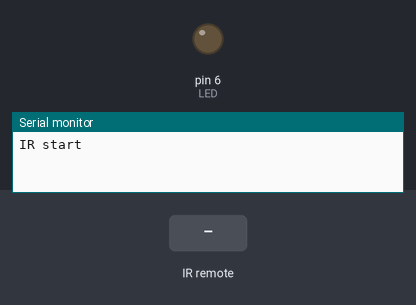
A sketch run on a simulated Arduino Uno, built with avr-gcc and run on an emulated ATmega328P. On the bench: output pins drawn as LEDs (lit = HIGH), the last lines printed to the serial monitor. The test bench sets the inputs (shaded band).

Above: at 1.2 s.
1.3 s: infrared code 0x45 received
At 2.6 s:
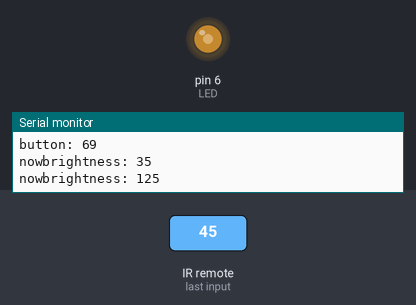
Timing chart, 0 to 8.8 s (numbered marks = the images above; inputs shaded):
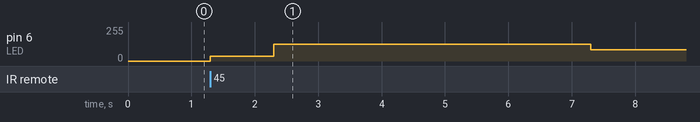

The sketch:

IR_control_fan_speed_REALdatabase.ino
```cpp
#include <IRremote.h> // include the IRremote library
#include <EEPROM.h>
#define IR_RECEIVE_PIN 10   //IR receive pin
#define LED 6 // PWM Pin Out

int brightness[]={35,125, 86, 46, 78, 32, 15, 12, 75, 40, 93, 42, 17, 51, 88,
74, 66, 125, 56, 15, 22, 17, 27, 13, 102, 79, 44, 39, 80, 118, 32, 24, 21,
46, 23, 23, 14, 24, 11, 26, 23, 12, 16, 12, 27, 13, 28, 26, 11, 46, 26, 21,
0, 0, 11, 15, 57, 21, 10, 42, 0, 9, 131, 16, 62, 96, 79, 80, 50, 12, 27, 0,
36, 91, 75, 70, 70, 143, 64, 50, 74, 80, 107, 84, 84, 78, 89, 49, 46, 69, 32,
71, 66, 33, 40, 42, 22, 50, 26, 41}; //database
int currentIndex =0; // define the number of current Index, used for stop loop
int intervals[] = { 1000, 5000, 5000, 5000, 5000, 5000, 5000, 5000, 5000, 5000, 5000, 5000, 5000, 5000, 5000, 5000, 5000, 5000, 5000, 5000,
 5000, 5000, 5000, 5000, 5000, 5000, 5000, 5000, 5000, 5000, 5000, 5000, 5000, 5000, 5000, 5000, 5000, 5000, 5000, 5000,
  5000, 5000, 5000, 5000, 5000, 5000, 5000, 5000, 5000, 5000, 5000, 5000, 5000, 5000, 5000, 5000, 5000, 5000, 5000, 5000,
   5000, 5000, 5000, 5000, 5000, 5000, 5000, 5000, 5000, 5000, 5000, 5000, 5000, 5000, 5000, 5000, 5000, 5000, 5000, 5000,
    5000, 5000, 5000, 5000, 5000, 5000, 5000, 5000, 5000, 5000, 5000, 5000, 5000, 5000, 5000, 5000, 5000, 5000, 5000, 5000};//duration of the wind
boolean status = false;

void setup() {
  //TCCR2B = TCCR2B & 0b11111000 | 0x01;
  Serial.begin(9600);
  IrReceiver.begin(IR_RECEIVE_PIN);//start the IR remote
  pinMode(LED, OUTPUT);
  Serial.println("IR start");  //show the program start
}

void loop() {

   // if (currentIndex >= sizeof(brightness)/ sizeof(int)){return;} //if the current index is out of the array, stop
    if(status){

      for(int i= 0; i<100;i++){    //Play the wind following array
        analogWrite(LED,brightness[i]);
        Serial.print("nowbrightness: ");
        Serial.println(brightness[i]);
        delay(intervals[i]);//duration of the wind
        //delay(500);
        currentIndex++;

        if(IrReceiver.decode()){ // Have we recieve the IR signal?
          translateIR();
          Serial.print("button: ");
          Serial.println(IrReceiver.decodedIRData.command); // Show the code of the button which was pressed
        }
        if(!status){
          break;
        }
      }
    }else if(IrReceiver.decode()){ // Have we recieve the IR signal?
          translateIR();
          Serial.print("button: ");
          Serial.println(IrReceiver.decodedIRData.command); // Show the code of the button which was pressed
    }
}


void translateIR(){  // take action based on IR code received
  switch(IrReceiver.decodedIRData.command){
    case 9:  // press "+" LED brighter
    for(int i=0; i<100; i++){
      brightness[i] +=20;
      if(brightness[i] > 255 ){
        brightness[i] = 255;
      }
    }
    delay(0);
    break;

    case 21:  //press "-", LED dimmer
    for(int i=0; i<100; i++){
      brightness[i] -=20;
      if(brightness[i] <= 0 ){
        brightness[i] = 0;
      }

    }
    delay(0);
    break;


    case 69:

    status = !status;
    analogWrite(LED,brightness[0]);
    delay(0);
    Serial.println("stop button pressed");
    break;

    default:
    Serial.println("other button  ");

  }
  IrReceiver.resume();  //recieve the next value
}
```

Measured:
- after the input at 1.3 s, pin 6 (LED): 0/255 → 35/255 at once, → 125/255 1.0 s later, → 86/255 5.0 s later
